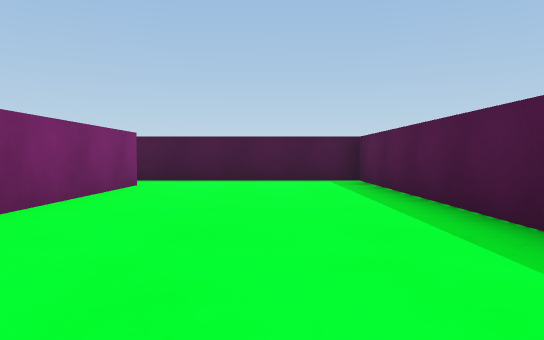
View 1 (above)

17 first-person views from a walk through a 3-D level made in the Unity game engine. The camera is 0.5 m above the floor, tilts 2° down and sees 70° across. The floor is counted in squares, 1 m on a side. Each view is taken from the middle of a square. On the plan, view 1 faces up. The plan holds only what a view shows up to about 9 squares ahead; the rest is blank. The place goes on beyond the plan.

View 2
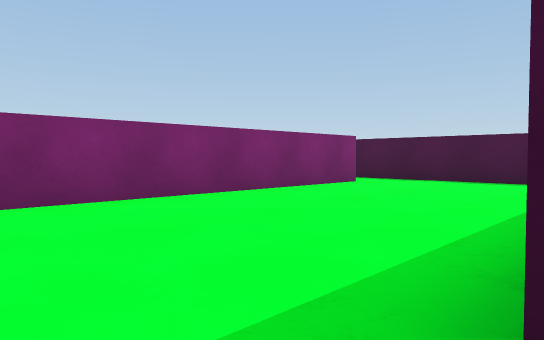

View 3
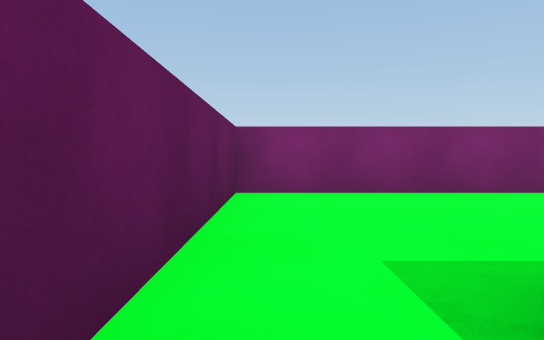

View 4
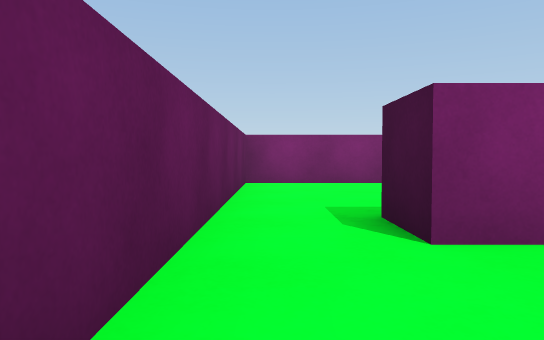

View 5
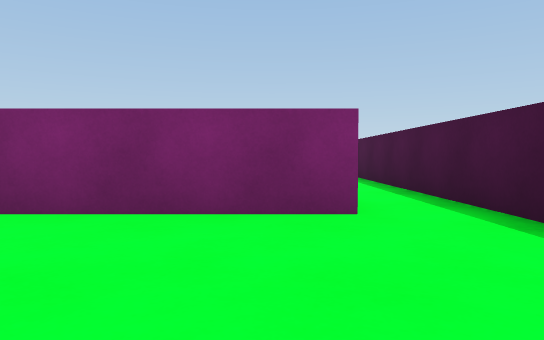

View 6
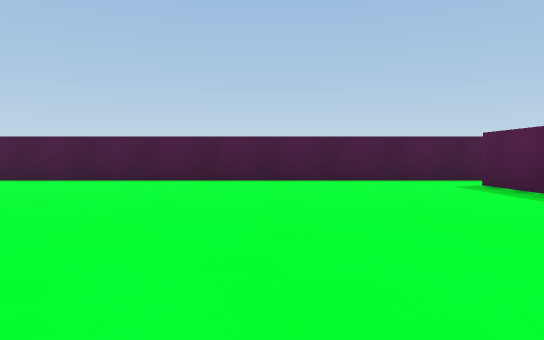

View 7
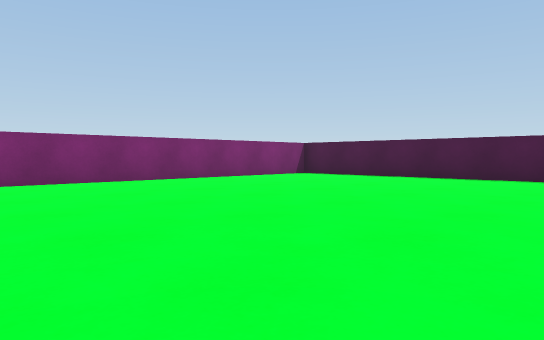

View 8
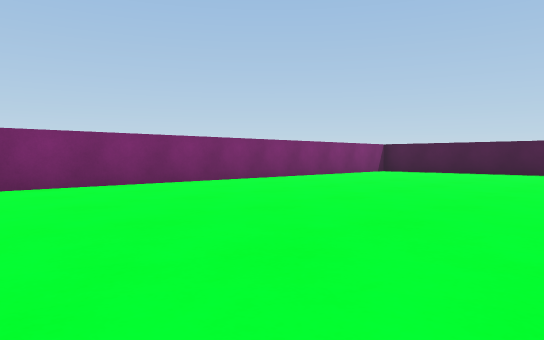

View 9
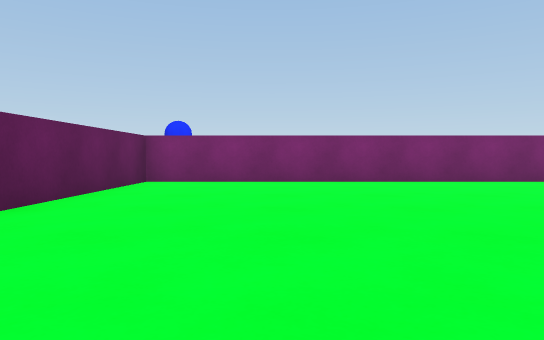

View 10
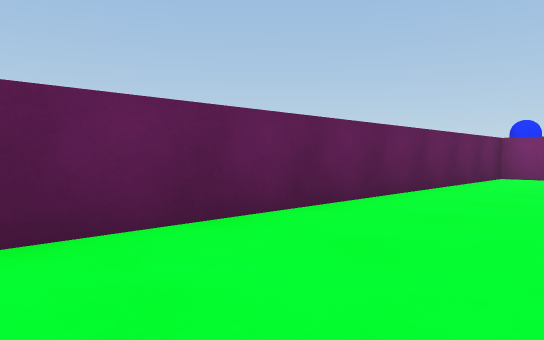

View 11
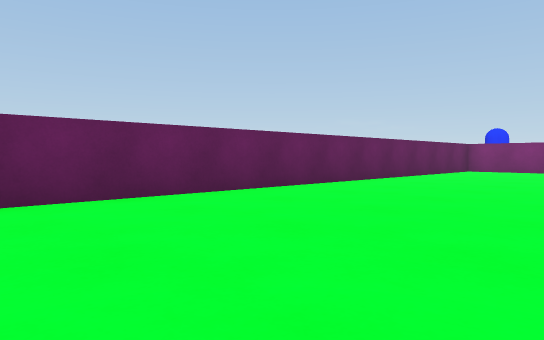

View 12
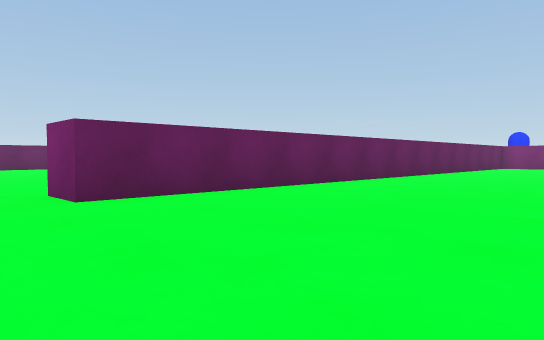

View 13
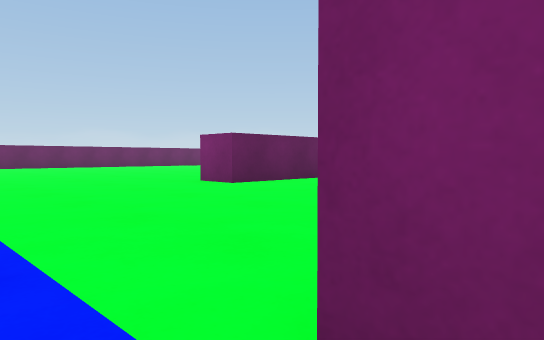

View 14
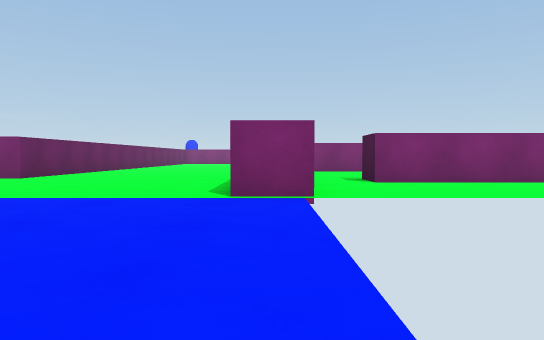

View 15
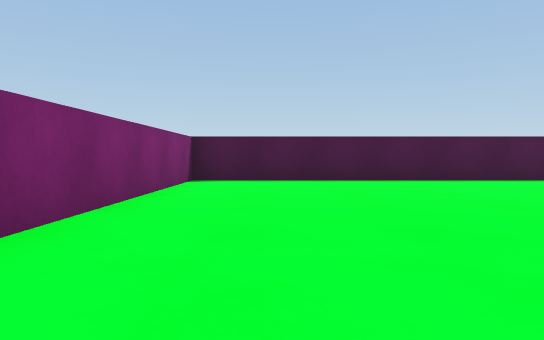

View 16
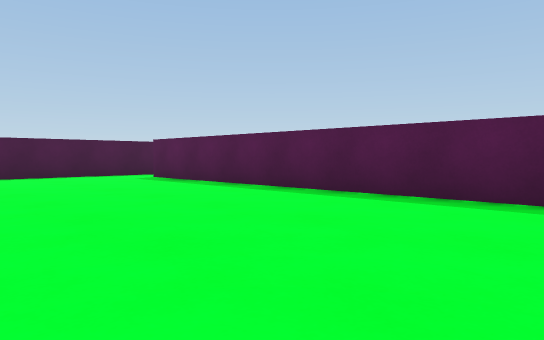

View 17
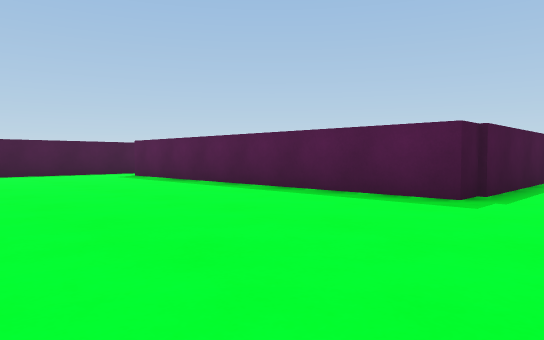

### Floor plan
Points are (right, up) in squares from view 1. A wall is a line through its corners. A room is listed if a view was taken in it or the views show most of it. See-through windows are left out.
Room 1 (views 1, 2, 3, 5)
walls: (1.8, 2.5) (1.8, 8) (-3.5, 8); (2.8, 0.9) (1.8, 0.9); (-2.3, 6.8) (-2.3, -0.5) (3.4, -0.5)
ways out: opening at (2.5, 0) to room 2; opening at (-3, 7) to room 3
Room 2 (view 4)
walls: (2.8, 4.1) (2.8, 0.9); (3.4, -0.5) (4.4, -0.5)
ways out: opening at (2.5, 0) to room 1
Room 3 (views 6, 7, 8, 9, 10, 11, 12, 13, 14, 15, 16, 17)
walls: (0.5, -1.5) (-3.3, -1.5) (-3.3, 6.8); (5.4, -0.4) (5.4, -1.5); (-3.5, 8) (-14.7, 8) (-14.7, -6.5) (1.5, -6.5) (1.5, -7.5)
ways out: opening at (-3, 7) to room 1

Positions as (right, up) in squares from view 1, and headings:
1: (0, 0), facing up
2: (2, 0), facing up-left
3: (3, 0), facing left
4: (5, 0), facing left
5: (1, 6), facing left
6: (-7, 0), facing up
7: (-7, -1), facing up-left
8: (-8, -4), facing up-left
9: (-7, -4), facing left
10: (-5, -4), facing down-left
11: (-1, -2), facing down-left
12: (3, -2), facing down-left
13: (6, -1), facing down-left
14: (10, -1), facing left
15: (-13, 0), facing up
16: (-8, -2), facing up-right
17: (-8, -3), facing up-right
